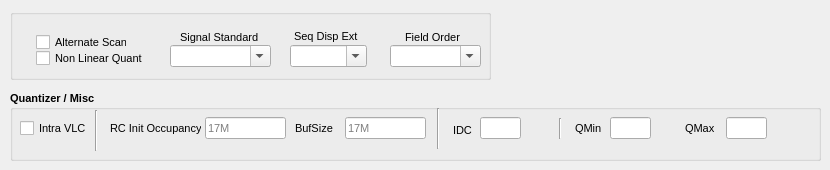
        <widget class="QWidget" name="tabStandardsFields">
         <attribute name="title">
          <string>Standards / Field Order</string>
         </attribute>
         <widget class="QGroupBox" name="groupQuantizer_Misc">
          <property name="enabled">
           <bool>true</bool>
          </property>
          <property name="geometry">
           <rect>
            <x>10</x>
            <y>90</y>
            <width>811</width>
            <height>71</height>
           </rect>
          </property>
          <property name="font">
           <font>
            <pointsize>8</pointsize>
            <italic>false</italic>
            <bold>true</bold>
           </font>
          </property>
          <property name="toolTip">
           <string>Adjust quantizer ranges and miscellaneous encoding settings.</string>
          </property>
          <property name="title">
           <string>Quantizer / Misc</string>
          </property>
          <property name="alignment">
           <set>Qt::AlignLeading|Qt::AlignLeft|Qt::AlignVCenter</set>
          </property>
          <widget class="QCheckBox" name="checkIntraVLC">
           <property name="enabled">
            <bool>true</bool>
           </property>
           <property name="geometry">
            <rect>
             <x>10</x>
             <y>28</y>
             <width>71</width>
             <height>20</height>
            </rect>
           </property>
           <property name="font">
            <font>
             <pointsize>8</pointsize>
             <italic>false</italic>
             <bold>false</bold>
            </font>
           </property>
           <property name="toolTip">
            <string>Use MPEG-2 intra VLC table. (default false)
</string>
           </property>
           <property name="text">
            <string>Intra VLC</string>
           </property>
          </widget>
          <widget class="Line" name="line">
           <property name="geometry">
            <rect>
             <x>418</x>
             <y>18</y>
             <width>20</width>
             <height>41</height>
            </rect>
           </property>
           <property name="orientation">
            <enum>Qt::Vertical</enum>
           </property>
          </widget>
          <widget class="QLineEdit" name="BufSize">
           <property name="enabled">
            <bool>true</bool>
           </property>
           <property name="geometry">
            <rect>
             <x>335</x>
             <y>27</y>
             <width>81</width>
             <height>22</height>
            </rect>
           </property>
           <property name="font">
            <font>
             <pointsize>8</pointsize>
             <italic>false</italic>
             <bold>false</bold>
            </font>
           </property>
           <property name="toolTip">
            <string>Set ratecontrol buffer size (in bits) (from INT_MIN to INT_MAX) (default 0).</string>
           </property>
           <property name="text">
            <string/>
           </property>
           <property name="placeholderText">
            <string>17M</string>
           </property>
          </widget>
          <widget class="QLabel" name="l_BufSize">
           <property name="enabled">
            <bool>true</bool>
           </property>
           <property name="geometry">
            <rect>
             <x>285</x>
             <y>30</y>
             <width>41</width>
             <height>16</height>
            </rect>
           </property>
           <property name="font">
            <font>
             <pointsize>8</pointsize>
             <italic>false</italic>
             <bold>false</bold>
            </font>
           </property>
           <property name="text">
            <string>BufSize</string>
           </property>
          </widget>
          <widget class="QLineEdit" name="RcInitOccupancy">
           <property name="enabled">
            <bool>true</bool>
           </property>
           <property name="geometry">
            <rect>
             <x>195</x>
             <y>27</y>
             <width>81</width>
             <height>22</height>
            </rect>
           </property>
           <property name="font">
            <font>
             <pointsize>8</pointsize>
             <italic>false</italic>
             <bold>false</bold>
            </font>
           </property>
           <property name="toolTip">
            <string>Number of bits which should be loaded into the rc buffer before decoding starts
(from INT_MIN to INT_MAX) (default 0).</string>
           </property>
           <property name="text">
            <string/>
           </property>
           <property name="placeholderText">
            <string>17M</string>
           </property>
          </widget>
          <widget class="QLabel" name="l_RcInitOccupancy">
           <property name="enabled">
            <bool>true</bool>
           </property>
           <property name="geometry">
            <rect>
             <x>100</x>
             <y>30</y>
             <width>91</width>
             <height>16</height>
            </rect>
           </property>
           <property name="font">
            <font>
             <pointsize>8</pointsize>
             <italic>false</italic>
             <bold>false</bold>
            </font>
           </property>
           <property name="text">
            <string>RC Init Occupancy</string>
           </property>
          </widget>
          <widget class="Line" name="line_4">
           <property name="geometry">
            <rect>
             <x>76</x>
             <y>20</y>
             <width>20</width>
             <height>41</height>
            </rect>
           </property>
           <property name="orientation">
            <enum>Qt::Vertical</enum>
           </property>
          </widget>
          <widget class="QLabel" name="l_lineEdit_DC">
           <property name="enabled">
            <bool>true</bool>
           </property>
           <property name="geometry">
            <rect>
             <x>443</x>
             <y>30</y>
             <width>21</width>
             <height>20</height>
            </rect>
           </property>
           <property name="font">
            <font>
             <pointsize>8</pointsize>
             <italic>false</italic>
             <bold>false</bold>
            </font>
           </property>
           <property name="text">
            <string>IDC</string>
           </property>
          </widget>
          <widget class="QLabel" name="l_lineEdit_Qmax">
           <property name="enabled">
            <bool>true</bool>
           </property>
           <property name="geometry">
            <rect>
             <x>675</x>
             <y>30</y>
             <width>31</width>
             <height>16</height>
            </rect>
           </property>
           <property name="font">
            <font>
             <pointsize>8</pointsize>
             <italic>false</italic>
             <bold>false</bold>
            </font>
           </property>
           <property name="text">
            <string>QMax</string>
           </property>
          </widget>
          <widget class="QLabel" name="l_lineEdit_Qmin">
           <property name="enabled">
            <bool>true</bool>
           </property>
           <property name="geometry">
            <rect>
             <x>565</x>
             <y>30</y>
             <width>31</width>
             <height>16</height>
            </rect>
           </property>
           <property name="font">
            <font>
             <pointsize>8</pointsize>
             <italic>false</italic>
             <bold>false</bold>
            </font>
           </property>
           <property name="text">
            <string>QMin</string>
           </property>
          </widget>
          <widget class="Line" name="line_3">
           <property name="geometry">
            <rect>
             <x>540</x>
             <y>28</y>
             <width>20</width>
             <height>21</height>
            </rect>
           </property>
           <property name="orientation">
            <enum>Qt::Vertical</enum>
           </property>
          </widget>
          <widget class="QLineEdit" name="lineEdit_DC">
           <property name="geometry">
            <rect>
             <x>470</x>
             <y>27</y>
             <width>41</width>
             <height>22</height>
            </rect>
           </property>
           <property name="font">
            <font>
             <pointsize>8</pointsize>
             <italic>false</italic>
             <bold>false</bold>
            </font>
           </property>
           <property name="toolTip">
            <string>intra_dc_precision (from -1 to 3) (default -1)</string>
           </property>
          </widget>
          <widget class="QLineEdit" name="lineEdit_Qmin">
           <property name="geometry">
            <rect>
             <x>600</x>
             <y>27</y>
             <width>41</width>
             <height>22</height>
            </rect>
           </property>
           <property name="font">
            <font>
             <pointsize>8</pointsize>
             <italic>false</italic>
             <bold>false</bold>
            </font>
           </property>
           <property name="toolTip">
            <string>Minimum video quantizer scale (VBR) (from -1 to 69) (default 2)</string>
           </property>
          </widget>
          <widget class="QLineEdit" name="lineEdit_Qmax">
           <property name="geometry">
            <rect>
             <x>716</x>
             <y>27</y>
             <width>41</width>
             <height>22</height>
            </rect>
           </property>
           <property name="font">
            <font>
             <pointsize>8</pointsize>
             <italic>false</italic>
             <bold>false</bold>
            </font>
           </property>
           <property name="toolTip">
            <string>Maximum video quantizer scale (VBR) (from -1 to 1024) (default 31).</string>
           </property>
          </widget>
         </widget>
         <widget class="QGroupBox" name="groupStandards_Fields">
          <property name="enabled">
           <bool>true</bool>
          </property>
          <property name="geometry">
           <rect>
            <x>10</x>
            <y>9</y>
            <width>481</width>
            <height>71</height>
           </rect>
          </property>
          <property name="title">
           <string/>
          </property>
          <widget class="QLabel" name="l_SignalStandard">
           <property name="geometry">
            <rect>
             <x>170</x>
             <y>20</y>
             <width>81</width>
             <height>16</height>
            </rect>
           </property>
           <property name="font">
            <font>
             <pointsize>8</pointsize>
             <italic>false</italic>
             <bold>false</bold>
            </font>
           </property>
           <property name="text">
            <string>Signal Standard</string>
           </property>
          </widget>
          <widget class="QComboBox" name="SignalStandard">
           <property name="geometry">
            <rect>
             <x>160</x>
             <y>36</y>
             <width>101</width>
             <height>22</height>
            </rect>
           </property>
           <property name="font">
            <font>
             <pointsize>8</pointsize>
             <italic>false</italic>
             <bold>false</bold>
            </font>
           </property>
           <property name="toolTip">
            <string>Force/set Signal Standard (from -1 to 7) (default -1). 
For mxf.

- bt601           1  ITU-R BT.601 and BT.656, also SMPTE 125M (525 and 625 line interlaced)
- bt1358         2  ITU-R BT.1358 and ITU-R BT.799-3, also SMPTE 293M (525 and 625 line progressive
- smpte347m 3  SMPTE 347M (540 Mbps mappings)
- smpte274m 4  SMPTE 274M (1125 line)
- smpte296m 5  SMPTE 296M (750 line progressive)
- smpte349m 6  SMPTE 349M (1485 Mbps mappings)
- smpte428    7  SMPTE 428-1 DCDM

</string>
           </property>
           <property name="editable">
            <bool>true</bool>
           </property>
           <item>
            <property name="text">
             <string/>
            </property>
           </item>
           <item>
            <property name="text">
             <string>bt601</string>
            </property>
           </item>
           <item>
            <property name="text">
             <string>bt1358</string>
            </property>
           </item>
           <item>
            <property name="text">
             <string>smpte347m</string>
            </property>
           </item>
           <item>
            <property name="text">
             <string>smpte274m</string>
            </property>
           </item>
           <item>
            <property name="text">
             <string>smpte296m</string>
            </property>
           </item>
           <item>
            <property name="text">
             <string>smpte349m</string>
            </property>
           </item>
           <item>
            <property name="text">
             <string>smpte428</string>
            </property>
           </item>
          </widget>
          <widget class="QLabel" name="l_SeqDispExt">
           <property name="geometry">
            <rect>
             <x>284</x>
             <y>19</y>
             <width>71</width>
             <height>16</height>
            </rect>
           </property>
           <property name="font">
            <font>
             <pointsize>8</pointsize>
             <italic>false</italic>
             <bold>false</bold>
            </font>
           </property>
           <property name="text">
            <string>Seq Disp Ext</string>
           </property>
          </widget>
          <widget class="QLabel" name="l_FieldOrder">
           <property name="geometry">
            <rect>
             <x>395</x>
             <y>20</y>
             <width>61</width>
             <height>16</height>
            </rect>
           </property>
           <property name="font">
            <font>
             <pointsize>8</pointsize>
             <italic>false</italic>
             <bold>false</bold>
            </font>
           </property>
           <property name="text">
            <string>Field Order</string>
           </property>
          </widget>
          <widget class="QCheckBox" name="checkAlternateScan">
           <property name="geometry">
            <rect>
             <x>26</x>
             <y>23</y>
             <width>91</width>
             <height>20</height>
            </rect>
           </property>
           <property name="font">
            <font>
             <pointsize>8</pointsize>
             <italic>false</italic>
             <bold>false</bold>
            </font>
           </property>
           <property name="toolTip">
            <string>Enable alternate scantable.</string>
           </property>
           <property name="text">
            <string>Alternate Scan</string>
           </property>
          </widget>
          <widget class="QComboBox" name="FieldOrder">
           <property name="geometry">
            <rect>
             <x>380</x>
             <y>36</y>
             <width>91</width>
             <height>22</height>
            </rect>
           </property>
           <property name="font">
            <font>
             <pointsize>8</pointsize>
             <italic>false</italic>
             <bold>false</bold>
            </font>
           </property>
           <property name="toolTip">
            <string>Set field order.</string>
           </property>
           <property name="editable">
            <bool>true</bool>
           </property>
           <item>
            <property name="text">
             <string/>
            </property>
           </item>
           <item>
            <property name="text">
             <string>progressive</string>
            </property>
           </item>
           <item>
            <property name="text">
             <string>tt</string>
            </property>
           </item>
           <item>
            <property name="text">
             <string>bb</string>
            </property>
           </item>
           <item>
            <property name="text">
             <string>tb</string>
            </property>
           </item>
           <item>
            <property name="text">
             <string>bt</string>
            </property>
           </item>
          </widget>
          <widget class="QCheckBox" name="checkNonLinearQuant">
           <property name="geometry">
            <rect>
             <x>26</x>
             <y>39</y>
             <width>111</width>
             <height>20</height>
            </rect>
           </property>
           <property name="font">
            <font>
             <pointsize>8</pointsize>
             <italic>false</italic>
             <bold>false</bold>
            </font>
           </property>
           <property name="toolTip">
            <string>Use nonlinear quantizer. (default false)</string>
           </property>
           <property name="text">
            <string>Non Linear Quant</string>
           </property>
          </widget>
          <widget class="QComboBox" name="SeqDispExt">
           <property name="geometry">
            <rect>
             <x>280</x>
             <y>36</y>
             <width>77</width>
             <height>22</height>
            </rect>
           </property>
           <property name="font">
            <font>
             <pointsize>8</pointsize>
             <italic>false</italic>
             <bold>false</bold>
            </font>
           </property>
           <property name="toolTip">
            <string>Write sequence_display_extension blocks. (from -1 to 1) (default auto).
mpeg2video</string>
           </property>
           <property name="editable">
            <bool>true</bool>
           </property>
           <item>
            <property name="text">
             <string/>
            </property>
           </item>
           <item>
            <property name="text">
             <string>auto</string>
            </property>
           </item>
           <item>
            <property name="text">
             <string>never</string>
            </property>
           </item>
           <item>
            <property name="text">
             <string>always</string>
            </property>
           </item>
          </widget>
         </widget>
        </widget>
